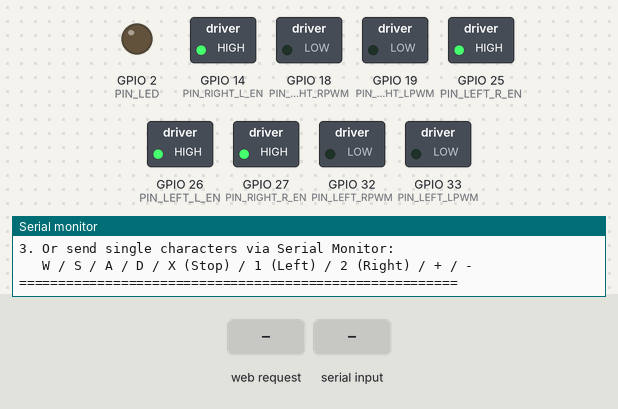
Bench run of a sketch on a simulated ESP32. On the bench: switched loads named in the sketch (green lamp = pin HIGH), output pins drawn as LEDs (lit = HIGH), the last lines printed to the serial monitor. Inputs (shaded band) come from the test bench.

Above: at 1.5 s.
1.6 s: HTTP request GET /cmd?act=backward received
At 2.7 s:
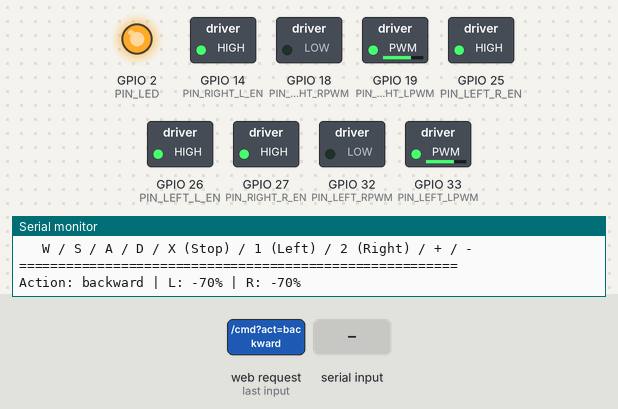
3.1 s: "forward" received over Serial
At 3.9 s:
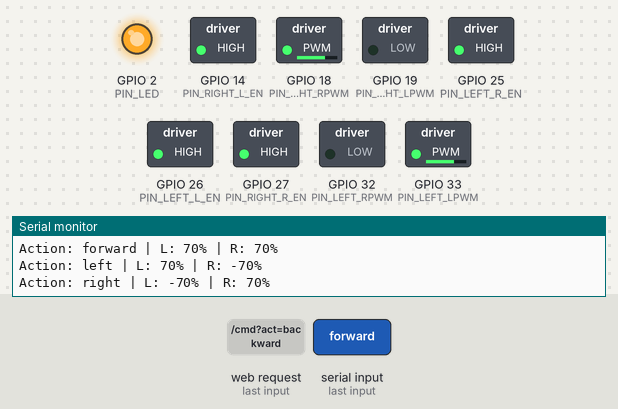
4.6 s: "1" received over Serial
At 4.9 s:
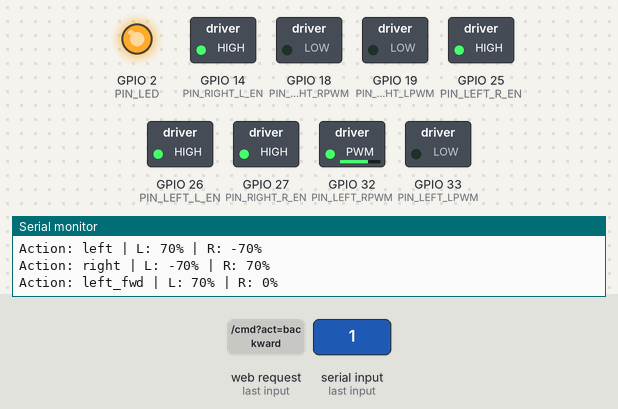
6.1 s: "2" received over Serial
At 7.2 s:
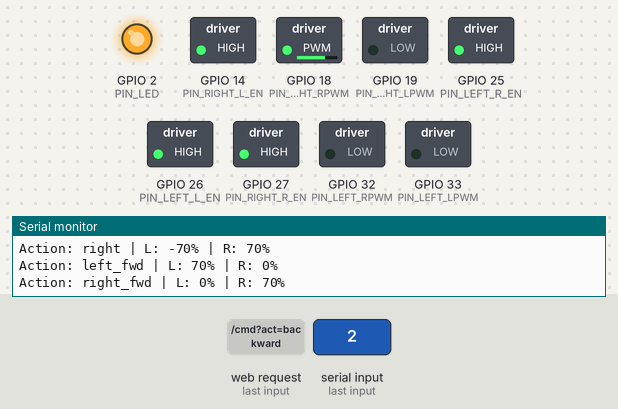
7.6 s: "4" received over Serial
At 8.4 s:
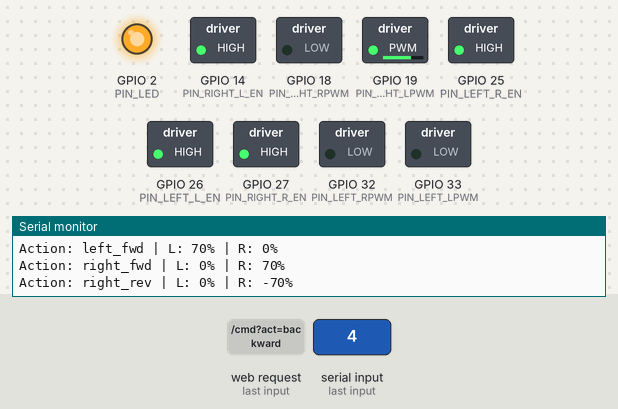
9.1 s: HTTP request GET /cmd?act=left received
At 9.6 s:
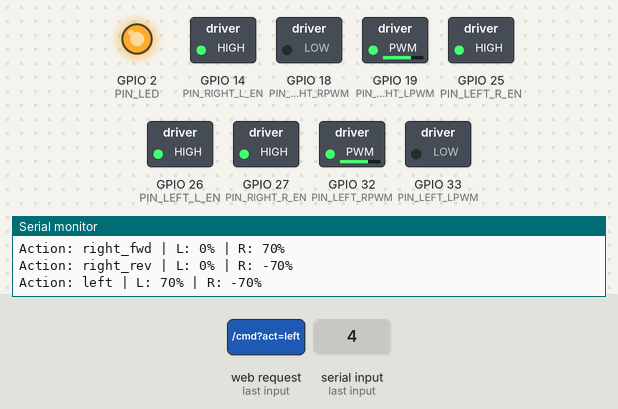
Timing chart, 0 to 11.6 s (numbered marks = the images above; inputs shaded):
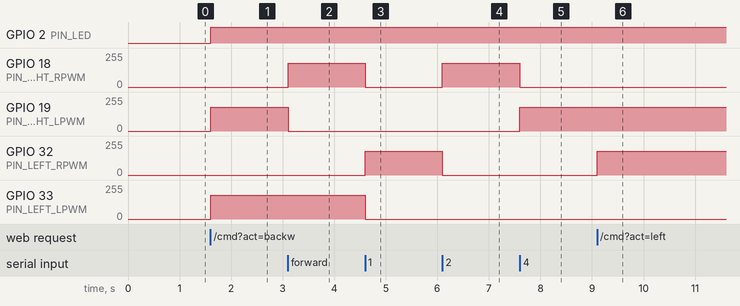

Measured:
- after the input at 1.6 s, GPIO 2 (PIN_LED): LOW → HIGH at once; GPIO 19 (PIN_RIGHT_LPWM), GPIO 33 (PIN_LEFT_LPWM): 0/255 → 178/255 at once
- after the input at 3.1 s, GPIO 18 (PIN_RIGHT_RPWM): 0/255 → 178/255 at once; GPIO 19 (PIN_RIGHT_LPWM): 178/255 → 0/255 at once
- after the input at 4.6 s, GPIO 18 (PIN_RIGHT_RPWM), GPIO 33 (PIN_LEFT_LPWM): 178/255 → 0/255 at once; GPIO 32 (PIN_LEFT_RPWM): 0/255 → 178/255 at once
- after the input at 6.1 s, GPIO 18 (PIN_RIGHT_RPWM): 0/255 → 178/255 at once; GPIO 32 (PIN_LEFT_RPWM): 178/255 → 0/255 at once
- after the input at 7.6 s, GPIO 18 (PIN_RIGHT_RPWM): 178/255 → 0/255 at once; GPIO 19 (PIN_RIGHT_LPWM): 0/255 → 178/255 at once
- after the input at 9.1 s, GPIO 32 (PIN_LEFT_RPWM): 0/255 → 178/255 at once

The sketch:

esp32_ap_motor_test.ino
```cpp
/* ==============================================================================
 * RiceTrack Rover — Standalone ESP32 Wi-Fi AP Motor Diagnostic Sketch
 * File: esp32_ap_motor_test.ino
 * ==============================================================================
 * Purpose:
 *   100% standalone hardware diagnostic tool.
 *   - NO Raspberry Pi required.
 *   - NO Python server required.
 *   - NO USB Serial connection required (optional).
 *
 * How to Use:
 *   1. Upload this sketch to your ESP32 in Arduino IDE.
 *   2. On your phone/laptop, connect to Wi-Fi:
 *        SSID     : RiceTrack-Test
 *        Password : ricetrack123
 *   3. Open your browser and go to:
 *        http://192.168.4.1
 *   4. Test each motor individually and together at 40%, 60%, 80%, 100% power!
 *      Supports both "Click to Run (Continuous)" and "Hold to Run" modes.
 *
 * Pinout (Same as Rover Project):
 *   Left BTS7960:
 *     RPWM -> GPIO 32
 *     LPWM -> GPIO 33
 *     R_EN -> GPIO 25 (or jumped to VCC)
 *     L_EN -> GPIO 26 (or jumped to VCC)
 *   Right BTS7960:
 *     RPWM -> GPIO 18
 *     LPWM -> GPIO 19
 *     R_EN -> GPIO 27 (or jumped to VCC)
 *     L_EN -> GPIO 14 (or jumped to VCC)
 *   Status LED: GPIO 2
 * ============================================================================== */

#include <WiFi.h>
#include <WebServer.h>

// ------------------------------------------------------------------------------
// PIN DEFINITIONS
// ------------------------------------------------------------------------------
const int PIN_LEFT_RPWM  = 32;
const int PIN_LEFT_LPWM  = 33;
const int PIN_LEFT_R_EN  = 25;
const int PIN_LEFT_L_EN  = 26;

const int PIN_RIGHT_RPWM = 18;
const int PIN_RIGHT_LPWM = 19;
const int PIN_RIGHT_R_EN = 27;
const int PIN_RIGHT_L_EN = 14;

const int PIN_LED        = 2;

// PWM Parameters
const int PWM_FREQ       = 1000;  // 1 kHz
const int PWM_RESOLUTION = 10;    // 10-bit (0 - 1023)
const int PWM_MAX        = 1023;

// Web Server on port 80
WebServer server(80);

// State variables
float current_speed = 0.70f;  // 70% default speed
String current_motion = "STOP";
float left_duty = 0.0f;
float right_duty = 0.0f;

// ------------------------------------------------------------------------------
// PWM WRAPPER (Compatible with ESP32 Core 2.x and 3.x)
// ------------------------------------------------------------------------------
void initPWM() {
    pinMode(PIN_LEFT_R_EN, OUTPUT);
    pinMode(PIN_LEFT_L_EN, OUTPUT);
    pinMode(PIN_RIGHT_R_EN, OUTPUT);
    pinMode(PIN_RIGHT_L_EN, OUTPUT);

    // Keep enable pins HIGH
    digitalWrite(PIN_LEFT_R_EN, HIGH);
    digitalWrite(PIN_LEFT_L_EN, HIGH);
    digitalWrite(PIN_RIGHT_R_EN, HIGH);
    digitalWrite(PIN_RIGHT_L_EN, HIGH);

#if defined(ESP_ARDUINO_VERSION_MAJOR) && (ESP_ARDUINO_VERSION_MAJOR >= 3)
    ledcAttach(PIN_LEFT_RPWM, PWM_FREQ, PWM_RESOLUTION);
    ledcAttach(PIN_LEFT_LPWM, PWM_FREQ, PWM_RESOLUTION);
    ledcAttach(PIN_RIGHT_RPWM, PWM_FREQ, PWM_RESOLUTION);
    ledcAttach(PIN_RIGHT_LPWM, PWM_FREQ, PWM_RESOLUTION);
#else
    ledcSetup(0, PWM_FREQ, PWM_RESOLUTION);
    ledcSetup(1, PWM_FREQ, PWM_RESOLUTION);
    ledcSetup(2, PWM_FREQ, PWM_RESOLUTION);
    ledcSetup(3, PWM_FREQ, PWM_RESOLUTION);

    ledcAttachPin(PIN_LEFT_RPWM, 0);
    ledcAttachPin(PIN_LEFT_LPWM, 1);
    ledcAttachPin(PIN_RIGHT_RPWM, 2);
    ledcAttachPin(PIN_RIGHT_LPWM, 3);
#endif
}

void writePWM(int pin, int channel, int duty) {
#if defined(ESP_ARDUINO_VERSION_MAJOR) && (ESP_ARDUINO_VERSION_MAJOR >= 3)
    ledcWrite(pin, duty);
#else
    ledcWrite(channel, duty);
#endif
}

void setMotors(float l, float r) {
    l = constrain(l, -1.0f, 1.0f);
    r = constrain(r, -1.0f, 1.0f);

    left_duty = l;
    right_duty = r;

    // Left Motor
    if (l > 0.02f) {
        int d = (int)(l * PWM_MAX);
        writePWM(PIN_LEFT_RPWM, 0, d);
        writePWM(PIN_LEFT_LPWM, 1, 0);
    } else if (l < -0.02f) {
        int d = (int)(-l * PWM_MAX);
        writePWM(PIN_LEFT_RPWM, 0, 0);
        writePWM(PIN_LEFT_LPWM, 1, d);
    } else {
        writePWM(PIN_LEFT_RPWM, 0, 0);
        writePWM(PIN_LEFT_LPWM, 1, 0);
    }

    // Right Motor
    if (r > 0.02f) {
        int d = (int)(r * PWM_MAX);
        writePWM(PIN_RIGHT_RPWM, 2, d);
        writePWM(PIN_RIGHT_LPWM, 3, 0);
    } else if (r < -0.02f) {
        int d = (int)(-r * PWM_MAX);
        writePWM(PIN_RIGHT_RPWM, 2, 0);
        writePWM(PIN_RIGHT_LPWM, 3, d);
    } else {
        writePWM(PIN_RIGHT_RPWM, 2, 0);
        writePWM(PIN_RIGHT_LPWM, 3, 0);
    }

    digitalWrite(PIN_LED, (l != 0.0f || r != 0.0f) ? HIGH : LOW);
}

void stopMotors() {
    setMotors(0.0f, 0.0f);
    current_motion = "STOP";
}

void applyCommand(const String& cmd) {
    current_motion = cmd;
    float spd = current_speed;

    if (cmd == "forward") {
        setMotors(spd, spd);
    } else if (cmd == "backward") {
        setMotors(-spd, -spd);
    } else if (cmd == "left") {
        setMotors(spd, -spd);
    } else if (cmd == "right") {
        setMotors(-spd, spd);
    } else if (cmd == "left_fwd") {
        setMotors(spd, 0.0f);
    } else if (cmd == "left_rev") {
        setMotors(-spd, 0.0f);
    } else if (cmd == "right_fwd") {
        setMotors(0.0f, spd);
    } else if (cmd == "right_rev") {
        setMotors(0.0f, -spd);
    } else {
        stopMotors();
    }

    Serial.print("Action: ");
    Serial.print(cmd);
    Serial.print(" | L: ");
    Serial.print((int)(left_duty * 100));
    Serial.print("% | R: ");
    Serial.print((int)(right_duty * 100));
    Serial.println("%");
}

// ------------------------------------------------------------------------------
// HTML WEB PAGE
// ------------------------------------------------------------------------------
const char PAGE_HTML[] PROGMEM = R"rawliteral(
<!DOCTYPE html>
<html>
<head>
  <meta charset="utf-8">
  <meta name="viewport" content="width=device-width, initial-scale=1, user-scalable=no">
  <title>ESP32 Motor Diagnostic</title>
  <style>
    * { box-sizing: border-box; -webkit-tap-highlight-color: transparent; }
    body {
      margin: 0; padding: 16px; font-family: -apple-system, BlinkMacSystemFont, "Segoe UI", Roboto, sans-serif;
      background: #0d1117; color: #c9d1d9; text-align: center; user-select: none;
    }
    h2 { margin: 4px 0 8px; color: #58a6ff; font-size: 20px; }
    .status-card {
      background: #161b22; border: 1px solid #30363d; border-radius: 8px;
      padding: 10px; margin-bottom: 14px; font-size: 14px;
    }
    .status-val { font-weight: bold; color: #2ea043; font-size: 16px; }
    .btn-group { display: flex; justify-content: center; gap: 8px; margin-bottom: 12px; }
    .spd-btn {
      background: #21262d; color: #c9d1d9; border: 1px solid #30363d; border-radius: 6px;
      padding: 8px 14px; font-weight: bold; font-size: 14px; cursor: pointer;
    }
    .spd-btn.active { background: #1f6feb; border-color: #58a6ff; color: #fff; }

    /* D-PAD GRID */
    .dpad-wrap { display: flex; justify-content: center; margin: 10px 0 16px; }
    .dpad {
      display: grid; grid-template-columns: 80px 80px 80px; grid-template-rows: 75px 75px 75px; gap: 8px;
    }
    .btn {
      background: #21262d; color: #f0f6fc; border: 1px solid #30363d; border-radius: 10px;
      font-size: 22px; font-weight: bold; display: flex; align-items: center; justify-content: center;
      cursor: pointer; transition: all 0.1s;
    }
    .btn:active { background: #388bfd; transform: scale(0.96); }
    .btn-stop { background: #da3633; border-color: #f85149; font-size: 16px; }
    .btn-stop:active { background: #b62324; }

    /* INDIVIDUAL MOTOR TESTS */
    .section-title { font-size: 12px; color: #8b949e; text-transform: uppercase; margin: 12px 0 6px; }
    .motor-grid { display: grid; grid-template-columns: 1fr 1fr; gap: 8px; margin-bottom: 16px; }
    .btn-sub {
      background: #161b22; color: #c9d1d9; border: 1px solid #30363d; border-radius: 6px;
      padding: 10px; font-size: 13px; font-weight: 600; cursor: pointer;
    }
    .btn-sub:active { background: #238636; }

    /* MODE SWITCH */
    .mode-wrap { margin-top: 10px; font-size: 13px; color: #8b949e; }
    .switch-label { cursor: pointer; }
  </style>
</head>
<body>
  <h2>RiceTrack Motor Test (ESP32 AP)</h2>

  <div class="status-card">
    Motion: <span id="lblMotion" class="status-val">STOP</span> &nbsp;|&nbsp;
    Power: <span id="lblSpd" class="status-val">70%</span>
  </div>

  <div class="section-title">Speed / Power Level</div>
  <div class="btn-group">
    <button class="spd-btn" onclick="setSpeed(0.40)">40%</button>
    <button class="spd-btn" onclick="setSpeed(0.60)">60%</button>
    <button class="spd-btn active" onclick="setSpeed(0.70)">70%</button>
    <button class="spd-btn" onclick="setSpeed(0.85)">85%</button>
    <button class="spd-btn" onclick="setSpeed(1.00)">100%</button>
  </div>

  <div class="dpad-wrap">
    <div class="dpad">
      <div></div>
      <button class="btn" onmousedown="pressBtn('forward')" onmouseup="releaseBtn()" ontouchstart="pressBtn('forward'); event.preventDefault();" ontouchend="releaseBtn(); event.preventDefault();">▲</button>
      <div></div>

      <button class="btn" onmousedown="pressBtn('left')" onmouseup="releaseBtn()" ontouchstart="pressBtn('left'); event.preventDefault();" ontouchend="releaseBtn(); event.preventDefault();">◄</button>
      <button class="btn btn-stop" onclick="execCmd('stop')">STOP</button>
      <button class="btn" onmousedown="pressBtn('right')" onmouseup="releaseBtn()" ontouchstart="pressBtn('right'); event.preventDefault();" ontouchend="releaseBtn(); event.preventDefault();">►</button>

      <div></div>
      <button class="btn" onmousedown="pressBtn('backward')" onmouseup="releaseBtn()" ontouchstart="pressBtn('backward'); event.preventDefault();" ontouchend="releaseBtn(); event.preventDefault();">▼</button>
      <div></div>
    </div>
  </div>

  <div class="section-title">Individual Motor Isolation</div>
  <div class="motor-grid">
    <button class="btn-sub" onclick="execCmd('left_fwd')">Left Only FWD</button>
    <button class="btn-sub" onclick="execCmd('right_fwd')">Right Only FWD</button>
    <button class="btn-sub" onclick="execCmd('left_rev')">Left Only REV</button>
    <button class="btn-sub" onclick="execCmd('right_rev')">Right Only REV</button>
  </div>

  <div class="mode-wrap">
    <label class="switch-label">
      <input type="checkbox" id="chkContinuous" onchange="toggleContinuous(this.checked)">
      <b>Continuous Mode</b> (Click to run continuously, Click STOP to halt)
    </label>
  </div>

  <script>
    let isContinuous = false;
    let curSpeed = 0.70;

    function toggleContinuous(val) {
      isContinuous = val;
    }

    function setSpeed(spd) {
      curSpeed = spd;
      document.querySelectorAll('.spd-btn').forEach(b => {
        b.classList.toggle('active', b.textContent === Math.round(spd * 100) + '%');
      });
      document.getElementById('lblSpd').textContent = Math.round(spd * 100) + '%';
      fetch('/cmd?spd=' + spd).catch(()=>{});
    }

    function execCmd(act) {
      document.getElementById('lblMotion').textContent = act.toUpperCase();
      fetch('/cmd?act=' + act + '&spd=' + curSpeed).catch(()=>{});
    }

    function pressBtn(act) {
      execCmd(act);
    }

    function releaseBtn() {
      if (!isContinuous) {
        execCmd('stop');
      }
    }
  </script>
</body>
</html>
)rawliteral";

// ------------------------------------------------------------------------------
// HTTP REQUEST HANDLERS
// ------------------------------------------------------------------------------
void handleRoot() {
    server.send_P(200, "text/html", PAGE_HTML);
}

void handleCmd() {
    if (server.hasArg("spd")) {
        current_speed = constrain(server.arg("spd").toFloat(), 0.1f, 1.0f);
    }

    if (server.hasArg("act")) {
        String act = server.arg("act");
        applyCommand(act);
    }

    server.send(200, "application/json", "{\"status\":\"ok\"}");
}

// ------------------------------------------------------------------------------
// SETUP & LOOP
// ------------------------------------------------------------------------------
void setup() {
    Serial.begin(115200);
    delay(300);

    Serial.println("\n========================================================");
    Serial.println("RiceTrack — Standalone ESP32 Motor Diagnostic AP");
    Serial.println("========================================================");

    pinMode(PIN_LED, OUTPUT);
    digitalWrite(PIN_LED, HIGH);

    initPWM();
    stopMotors();

    // Start SoftAP
    WiFi.mode(WIFI_AP);
    WiFi.softAP("RiceTrack-Test", "ricetrack123");
    IPAddress myIP = WiFi.softAPIP();

    Serial.println("1. Connect to Wi-Fi :");
    Serial.println("   SSID     : RiceTrack-Test");
    Serial.println("   Password : ricetrack123");
    Serial.print  ("2. Open in browser  : http://");
    Serial.println(myIP);
    Serial.println("3. Or send single characters via Serial Monitor:");
    Serial.println("   W / S / A / D / X (Stop) / 1 (Left) / 2 (Right) / + / -");
    Serial.println("========================================================\n");

    server.on("/", handleRoot);
    server.on("/cmd", handleCmd);
    server.begin();

    digitalWrite(PIN_LED, LOW);
}

void loop() {
    server.handleClient();

    // Also support Serial Monitor test characters
    if (Serial.available()) {
        char c = (char)toupper((unsigned char)Serial.read());
        switch (c) {
            case 'W': applyCommand("forward"); break;
            case 'S': applyCommand("backward"); break;
            case 'A': applyCommand("left"); break;
            case 'D': applyCommand("right"); break;
            case '1': applyCommand("left_fwd"); break;
            case '2': applyCommand("right_fwd"); break;
            case '3': applyCommand("left_rev"); break;
            case '4': applyCommand("right_rev"); break;
            case 'X': stopMotors(); break;
            case '+':
                current_speed = min(1.0f, current_speed + 0.10f);
                Serial.print("Speed: "); Serial.println((int)(current_speed * 100));
                break;
            case '-':
                current_speed = max(0.20f, current_speed - 0.10f);
                Serial.print("Speed: "); Serial.println((int)(current_speed * 100));
                break;
            default: break;
        }
    }
}
```
